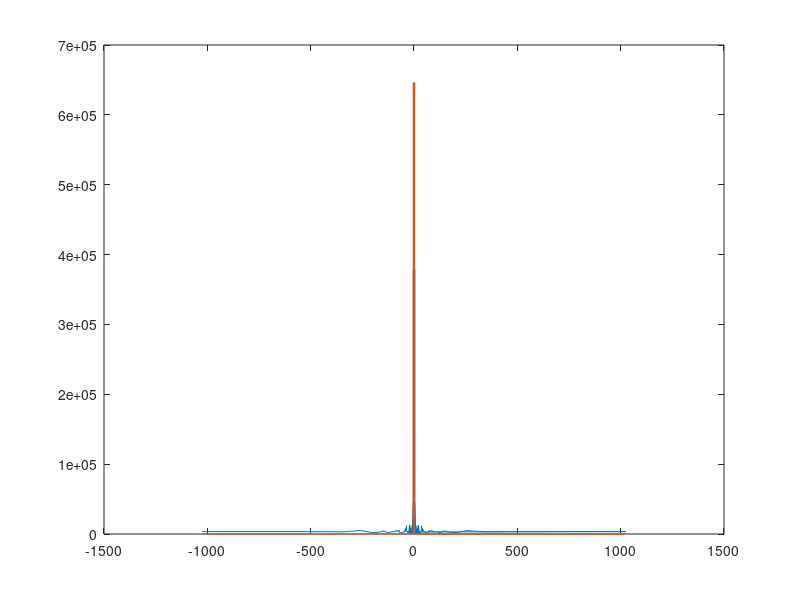

The MATLAB script that drew this image:
clear;

N_signal=1024;

noise=randn(1,N_signal);
noise1=50*randn(1,N_signal);

N_ft=N_signal;

Ftrns_noise=fft(noise,N_ft);

plot(abs(Ftrns_noise)/N_ft)

a=4

dt=1;

for(k=1:1:N_ft)
      if (k==1)
          P(k)=0;
          omega(k)=0; 
          W(k)=1/a;
          
      elseif(k<=N_ft/2+1)
          P(k)=N_ft*dt/(k-1);
          omega(k)=2*pi/P(k); 
          W(k)=1/(a-omega(k)^2);
         
      elseif(k>N_ft/2+1)
          P(k)=-N_ft*dt/(N_ft-k+1);
          omega(k)=2*pi/P(k);  
          W(k)=1/(a-omega(k)^2);
         
          
      end;
 end;

Ftrns_x=Ftrns_noise.*W;

plot(P,10000*abs(Ftrns_noise)/N_ft,P,abs(W),P,Ftrns_x)



X=ifft(Ftrns_x);

signal=X+noise1;
plot(signal)

signal_centered=signal-mean(signal)

for(tau=1:1:N_signal)
 acf(tau)=0;
 for(j=1:1:N_signal-tau)
    acf(tau)=acf(tau)+signal_centered(j)*signal_centered(j+tau-1);
 end;
  acf(tau)= acf(tau)/(N_signal);
end;
plot(acf);


Ftrns_acf_signal=fft(acf,N_ft);


for(tau=1:1:N_signal)
 acf(tau)=0;
 for(j=1:1:N_signal-tau)
    acf(tau)=acf(tau)+noise(j)*noise(j+tau-1);
 end;
  acf(tau)= acf(tau)/(N_signal);
end;
plot(acf);


Ftrns_acf_noise=fft(acf,N_ft);


plot(P,abs(Ftrns_acf_signal)./abs(Ftrns_acf_noise),P,W.*conj(W))